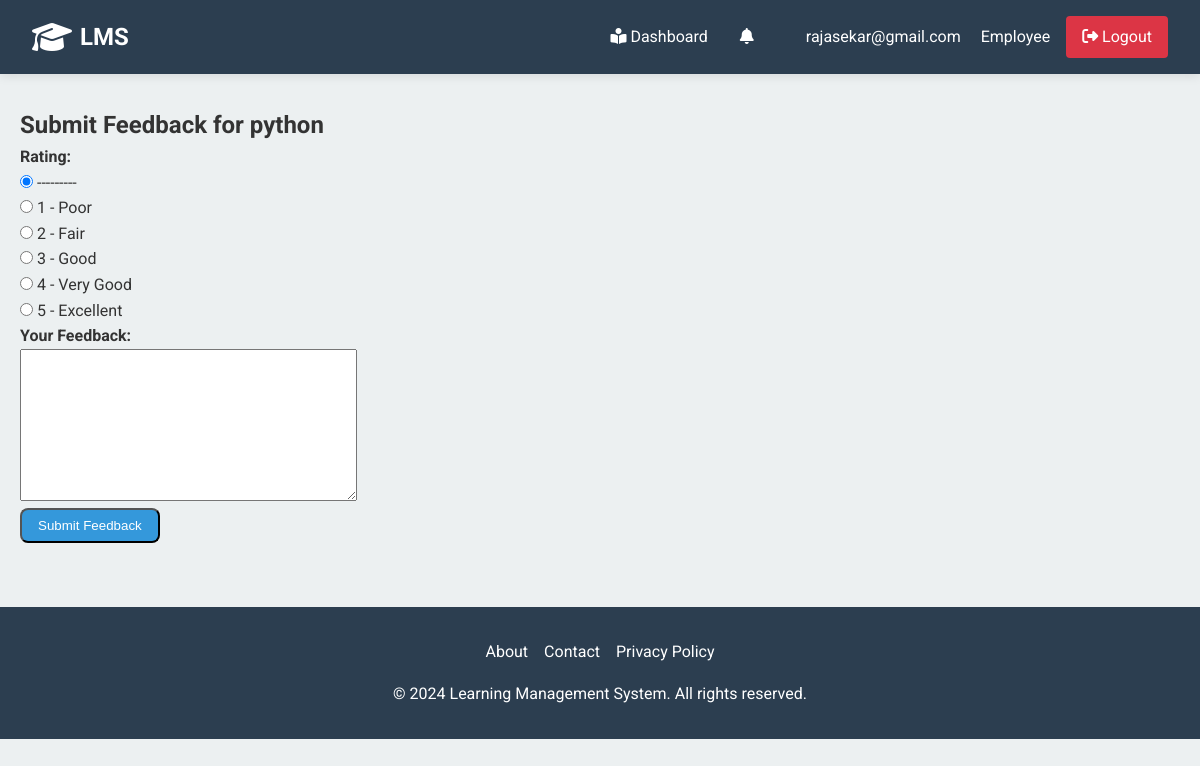
Page /submit-feedback/1/ (signed in) on the committed database.
### accounts/models.py (models this page shows, shortened)
class CustomUser(AbstractUser):
    ROLES = (
        ('admin', 'Admin'),
        ('manager', 'Manager'),
        ('employee', 'Employee'),
    )
    role = models.CharField(max_length=10, choices=ROLES)
    groups = models.ManyToManyField(
        'auth.Group',
        related_name='custom_user_set',
        blank=True,
        verbose_name='groups',
    )
    user_permissions = models.ManyToManyField(
        'auth.Permission',
        related_name='custom_user_set',
        blank=True,
        verbose_name='user permissions',
    )

class Course(models.Model):
    name = models.CharField(max_length=200)
    description = models.TextField()
    concepts = models.TextField()
    duration = models.IntegerField(help_text="Duration in days")
    deadline = models.DateField()
    created_at = models.DateTimeField(auto_now_add=True)

### accounts/views.py (the view)
# urls.py: path('submit-feedback/<int:course_id>/', views.submit_feedback, name='submit_feedback'),
@login_required
def submit_feedback(request, course_id):
    if request.user.role != 'employee':
        return redirect('home')
    course = get_object_or_404(Course, id=course_id)
    existing_feedback = CourseFeedback.objects.filter(
        course=course,
        employee=request.user
    ).exists()
    if existing_feedback:
        messages.warning(request, 'You have already submitted feedback for this course.')
        return redirect('employee_dashboard')
    if request.method == 'POST':
        form = CourseFeedbackForm(request.POST)
        if form.is_valid():
            feedback = form.save(commit=False)
            feedback.course = course
            feedback.employee = request.user
            feedback.save()
            messages.success(request, 'Feedback submitted successfully!')
            return redirect('employee_dashboard')
    else:
        form = CourseFeedbackForm()
    return render(request, 'submit_feedback.html', {
        'form': form,
        'course': course
    })

### accounts/forms.py
class CourseFeedbackForm(forms.ModelForm):
    class Meta:
        model = CourseFeedback
        fields = ['feedback_text', 'rating']
        widgets = {
            'rating': forms.RadioSelect()
        }

### templates/submit_feedback.html (shortened to what this page needs)
{% extends 'base.html' %}
{% block content %}
<div class="feedback-form">
    <h2>Submit Feedback for {{ course.name }}</h2>
    <form method="post">
        <div class="rating-section">
            <h4>Rating:</h4>
            {{ form.rating }}
        </div>
        <div class="feedback-section">
            <h4>Your Feedback:</h4>
            {{ form.feedback_text }}
        </div>
        <button type="submit" class="btn btn-primary">Submit Feedback</button>
    </form>
</div>
{% endblock %}

### templates/base.html (shortened to what this page needs)
<!DOCTYPE html>
<html lang="en">
<head>
    {% load static %}
    <link rel="stylesheet" href="{% static 'css/style.css' %}">
    <link rel="stylesheet" href="https://cdnjs.cloudflare.com/ajax/libs/font-awesome/6.5.1/css/all.min.css">
</head>
<body>
    <header>
        <nav class="navbar">
            <div class="nav-brand">
                <a href="{% url 'home' %}">
                    <i class="fas fa-graduation-cap"></i>
                    <span>LMS</span>
                </a>
            </div>
            <div class="nav-links">
                {% if user.is_authenticated %}
                    <div class="user-menu">
                        {% if user.role == 'admin' %}
                            <a href="{% url 'admin_dashboard' %}" class="nav-link">
                                <i class="fas fa-tachometer-alt"></i> Dashboard
                            </a>
                        {% elif user.role == 'manager' %}
                            <a href="{% url 'manager_dashboard' %}" class="nav-link">
                                <i class="fas fa-chart-line"></i> Dashboard
                            </a>
                        {% else %}
                            <a href="{% url 'employee_dashboard' %}" class="nav-link">
                                <i class="fas fa-book-reader"></i> Dashboard
                            </a>
                            <div class="notification-bell">
                                <a href="{% url 'notifications' %}" class="nav-link">
                                    <i class="fas fa-bell"></i>
                                </a>
                            </div>
                        {% endif %}
                        <div class="user-profile">
                            <div class="user-info">
                                <span class="user-email">{{ user.email }}</span>
                                <span class="user-role">{{ user.role|title }}</span>
                            </div>
                            <a href="{% url 'user_logout' %}" class="nav-link logout-btn">
                                <i class="fas fa-sign-out-alt"></i> Logout
                            </a>
                        </div>
                    </div>
                {% endif %}
            </div>
        </nav>
    </header>
    <div class="container">
        <main class="content">
            {% block content %}
            {% endblock %}
        </main>
    </div>
    <footer class="footer">
        <div class="footer-content">
            <div class="footer-links">
                <a href="#" class="footer-link">About</a>
                <a href="#" class="footer-link">Contact</a>
                <a href="#" class="footer-link">Privacy Policy</a>
            </div>
            <p>&copy; {% now "Y" %} Learning Management System. All rights reserved.</p>
        </div>
    </footer>
</body>
</html>

### static/css/style.css (style rules this page uses)
:root { --primary-color: #3498db; --secondary-color: #2c3e50; --accent-color: #e74c3c; --background-color: #ecf0f1; --text-color: #333; --light-text-color: #fff; --success-color: #2ecc71; --warning-color: #f39c12; --error-color: #e74c3c; --border-radius: 4px; --box-shadow: 0 2px 10px rgba(0, 0, 0, 0.1); --transition: all 0.3s ease; }
* { margin: 0; padding: 0; box-sizing: border-box; }
body { font-family: 'Roboto', sans-serif; line-height: 1.6; color: var(--text-color); background-color: var(--background-color); }
.container { max-width: 1200px; margin: 0 auto; padding: 0 20px; }
.navbar { display: flex; justify-content: space-between; align-items: center; padding: 1rem 2rem; background-color: var(--secondary-color); box-shadow: var(--box-shadow); }
.nav-brand a { display: flex; align-items: center; color: var(--light-text-color); text-decoration: none; font-size: 1.5rem; font-weight: 700; }
.nav-brand i { margin-right: 0.5rem; font-size: 2rem; }
.nav-links { display: flex; align-items: center; }
.nav-link { color: var(--light-text-color); text-decoration: none; padding: 0.5rem 1rem; transition: var(--transition); }
.user-menu { display: flex; align-items: center; }
.user-profile { margin-left: 1rem; display: flex; align-items: center; }
.user-profile span { color: var(--light-text-color); margin-right: 1rem; }
.content { padding: 2rem 0; }
.btn { display: inline-block; padding: 0.8rem 1.5rem; border-radius: var(--border-radius); text-decoration: none; font-weight: 500; transition: var(--transition); }
.footer { background-color: var(--secondary-color); color: var(--light-text-color); padding: 2rem 0; margin-top: 2rem; }
.footer-content { display: flex; flex-direction: column; align-items: center; }
.footer-links { display: flex; gap: 1rem; margin-bottom: 1rem; }
.footer-link { color: var(--light-text-color); text-decoration: none; transition: var(--transition); }
:root { --primary-color: #3498db; --secondary-color: #2c3e50; --accent-color: #e74c3c; --success-color: #2ecc71; --warning-color: #f39c12; --danger-color: #e74c3c; --light-color: #ecf0f1; --dark-color: #34495e; --text-color: #333; --border-radius: 8px; --box-shadow: 0 2px 10px rgba(0, 0, 0, 0.1); }
.btn { display: inline-block; padding: 0.5rem 1rem; border-radius: var(--border-radius); text-decoration: none; font-weight: 500; transition: all 0.3s ease; }
.btn-primary { background-color: var(--primary-color); color: white; }
.notification-bell { position: relative; margin-right: 20px; }
.logout-btn { background-color: #dc3545; color: white; padding: 8px 16px; border-radius: 4px; transition: background-color 0.3s; }

### rows in the picture
CustomUser: email "rajasekar@gmail.com", role "Employee"
Course: name "python"
